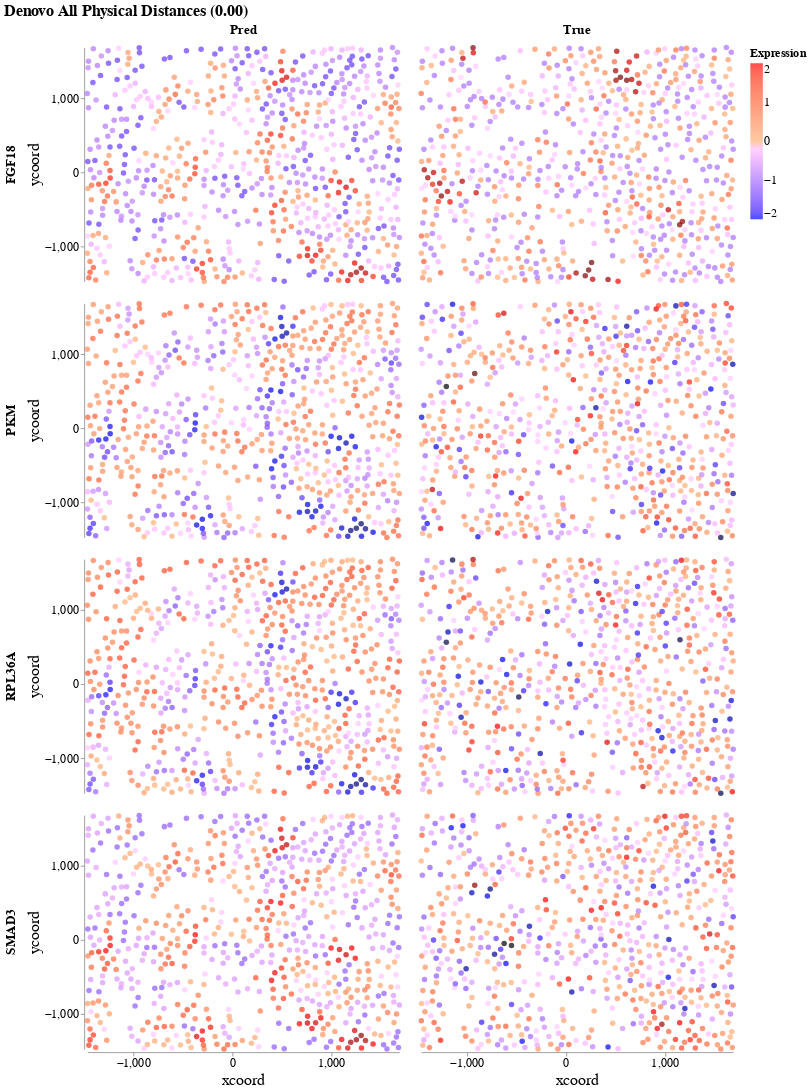
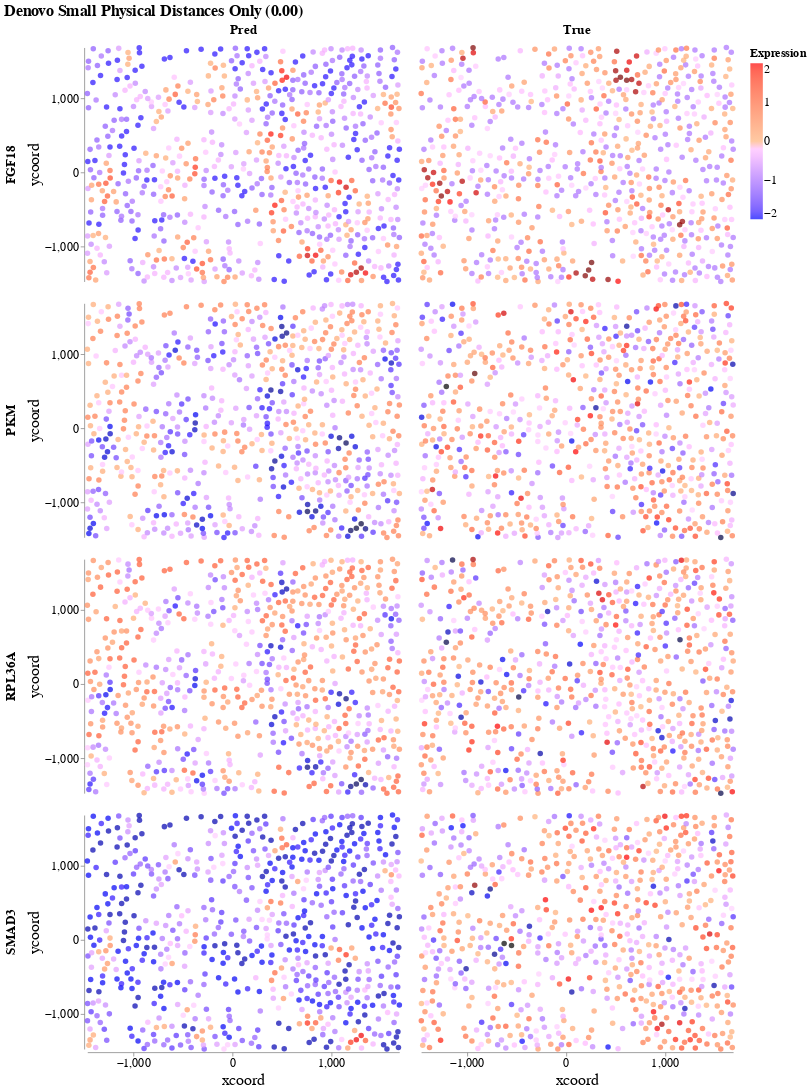

The code cell stored with these charts, in order, in its notebook:
### Markdown cell above
### Denovo Reconstruction

### Code cell
# denovo with chosen representation, title (median gene correlation)
alpha_linear = 0

for tissue_desc, tissue in tissues.items():
    tissue.reconstruct(alpha_linear=alpha_linear, epsilon=5e-3, verbose=False)

    df_sdge = (df_dge.T @ tissue.gw).T
    df_sp_pred = pd.concat((df_sdge[gois].astype('float32'), pd.DataFrame(locations, columns=coords_cols)), 1)
    df_sp_pred['true_pred'] = 'Pred'

    gene_corrs = comp_corr(df_sdge, df_dge)
    tit = 'Denovo %s (%.02f)' % (tissue_desc, get_corrs_median(gene_corrs))

    plot_df_sp(pd.concat((df_sp_true, df_sp_pred),0), tit=tit)

### Figure 1 — Vega-Lite specification as saved in the notebook (floating-point values rounded to 4 significant figures; data arrays with more than 128 entries replaced by an {"elided": "..."} marker saying what was removed)
{"config": {"view": {"continuousWidth": 400, "continuousHeight": 300, "strokeOpacity": 0}, "axis": {"labelFontSize": 15, "titleFontSize": 20, "titleFontWeight": "normal"}, "legend": {"labelFontSize": 15, "titleFontSize": 15}, "title": {"fontSize": 20}}, "data": {"name": "data-e7c43f301670260b889d5bf31daaef04"}, "mark": {"type": "circle", "size": 50}, "encoding": {"color": {"type": "quantitative", "field": "Expression", "scale": {"domain": [-2, 0, 2], "range": ["blue", "white", "red"]}}, "column": {"type": "nominal", "field": "true_pred", "header": {"labelFontSize": 17, "labelFontWeight": "bold"}, "title": null}, "row": {"type": "nominal", "field": "goi", "header": {"labelFontSize": 17, "labelFontWeight": "bold"}, "sort": null, "title": null}, "x": {"type": "quantitative", "axis": {"grid": false, "values": [-1000, 0, 1000]}, "field": "xcoord", "scale": {"nice": false}}, "y": {"type": "quantitative", "axis": {"grid": false, "values": [-1000, 0, 1000]}, "field": "ycoord", "scale": {"nice": false}}}, "title": "Denovo All Physical Distances (0.00)", "transform": [{"fold": ["PKM", "RPL36A", "FGF18", "SMAD3"], "as": ["goi", "Expression"]}], "$schema": "https://vega.github.io/schema/vega-lite/v4.8.1.json", "datasets": {"data-e7c43f301670260b889d5bf31daaef04": {"elided": "1290 records"}}}

### Figure 2 — Vega-Lite specification as saved in the notebook (floating-point values rounded to 4 significant figures; data arrays with more than 128 entries replaced by an {"elided": "..."} marker saying what was removed)
{"config": {"view": {"continuousWidth": 400, "continuousHeight": 300, "strokeOpacity": 0}, "axis": {"labelFontSize": 15, "titleFontSize": 20, "titleFontWeight": "normal"}, "legend": {"labelFontSize": 15, "titleFontSize": 15}, "title": {"fontSize": 20}}, "data": {"name": "data-3e6d3237207a2b61666cd9bf84e5cde2"}, "mark": {"type": "circle", "size": 50}, "encoding": {"color": {"type": "quantitative", "field": "Expression", "scale": {"domain": [-2, 0, 2], "range": ["blue", "white", "red"]}}, "column": {"type": "nominal", "field": "true_pred", "header": {"labelFontSize": 17, "labelFontWeight": "bold"}, "title": null}, "row": {"type": "nominal", "field": "goi", "header": {"labelFontSize": 17, "labelFontWeight": "bold"}, "sort": null, "title": null}, "x": {"type": "quantitative", "axis": {"grid": false, "values": [-1000, 0, 1000]}, "field": "xcoord", "scale": {"nice": false}}, "y": {"type": "quantitative", "axis": {"grid": false, "values": [-1000, 0, 1000]}, "field": "ycoord", "scale": {"nice": false}}}, "title": "Denovo Small Physical Distances Only (0.00)", "transform": [{"fold": ["PKM", "RPL36A", "FGF18", "SMAD3"], "as": ["goi", "Expression"]}], "$schema": "https://vega.github.io/schema/vega-lite/v4.8.1.json", "datasets": {"data-3e6d3237207a2b61666cd9bf84e5cde2": {"elided": "1290 records"}}}
